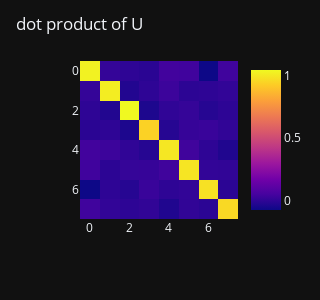

Notebook code cell kept with this figure:
### Code cell
# plot the dot product of the learned U weights (which are not constrained to be orthonormal)
U = sca.params['U']
U_dProd = U.T@U

# plot
fig = px.imshow(U_dProd)
fig.update_layout(height = 300, width = 300,title = 'dot product of U')

### Figure 1 — Plotly figure (JSON) as saved in the notebook; plotly's stock layout.template omitted (floating-point values rounded to 4 significant figures)
{"data": [{"coloraxis": "coloraxis", "name": "0", "z": [[1.029, 0.009517, -0.003829, -0.01247, 0.03858, 0.03549, -0.07687, 0.0352], [0.009517, 1.013, -0.03096, -0.005264, 0.0267, -0.008521, -0.004244, 0.004182], [-0.003829, -0.03096, 1.046, -0.04226, -0.001286, 0.01018, -0.02218, -0.006476], [-0.01247, -0.005264, -0.04226, 0.9416, -0.02106, 0.01211, 0.0202, 0.002929], [0.03858, 0.0267, -0.001286, -0.02106, 0.9988, 0.03479, -0.004901, -0.03505], [0.03549, -0.008521, 0.01018, 0.01211, 0.03479, 0.9929, 0.004661, 0.001327], [-0.07687, -0.004244, -0.02218, 0.0202, -0.004901, 0.004661, 0.9818, -0.01167], [0.0352, 0.004182, -0.006476, 0.002929, -0.03505, 0.001327, -0.01167, 0.9609]], "type": "heatmap", "xaxis": "x", "yaxis": "y", "hovertemplate": "x: %{x}<br>y: %{y}<br>color: %{z}<extra></extra>"}], "layout": {"xaxis": {"anchor": "y", "domain": [0.0, 1.0], "scaleanchor": "y", "constrain": "domain"}, "yaxis": {"anchor": "x", "domain": [0.0, 1.0], "autorange": "reversed", "constrain": "domain"}, "coloraxis": {"colorscale": [[0.0, "#0d0887"], [0.1111, "#46039f"], [0.2222, "#7201a8"], [0.3333, "#9c179e"], [0.4444, "#bd3786"], [0.5556, "#d8576b"], [0.6667, "#ed7953"], [0.7778, "#fb9f3a"], [0.8889, "#fdca26"], [1.0, "#f0f921"]]}, "margin": {"t": 60}, "height": 300, "width": 300, "title": {"text": "dot product of U"}}}
